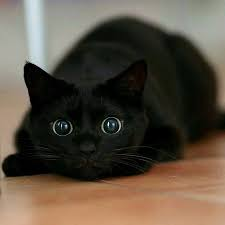
#> input picture image4.jpg, 225 x 225 px
$ python cutimg.py
#> lines starting #> are read from the running program, lines starting #| are printed output that depends on the picture
import cv2

src = cv2.imread('./image4.jpg')
#> src is the input picture: shape (225, 225, 3); mean B, G, R 65.2, 79, 89.9
dst = src[100:200, 100:300]
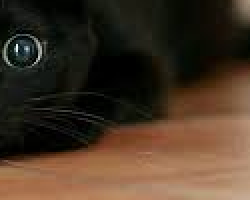
#> dst: shape (100, 125, 3) (shown 2 times larger); mean B, G, R 37.4, 53.3, 70.4
cv2.imshow('image', src)
cv2.imshow('crop', dst)
cv2.waitKey(0)
cv2.destroyAllWindows()

$ run again, with image3.jpg copied over image4.jpg
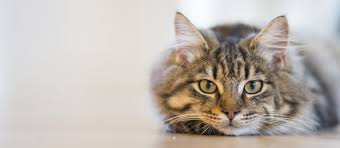
#> input picture image3.jpg, 340 x 148 px
#> src is the input picture: shape (148, 340, 3); mean B, G, R 176.8, 183.3, 190.7
#> `dst = src[100:200, 100:300]`:
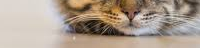
#> dst: shape (48, 200, 3); mean B, G, R 142.6, 157.1, 172.7

$ run again, with image5.jpg copied over image4.jpg
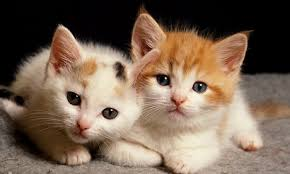
#> input picture image5.jpg, 290 x 174 px
#> src is the input picture: shape (174, 290, 3); mean B, G, R 83.9, 100.7, 120.7
#> `dst = src[100:200, 100:300]`:
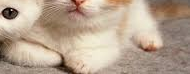
#> dst: shape (74, 190, 3); mean B, G, R 143.5, 162.7, 182.8

$ run again, with image6.jpg copied over image4.jpg
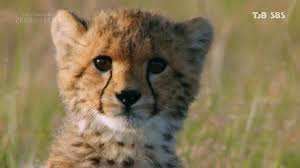
#> input picture image6.jpg, 300 x 168 px
#> src is the input picture: shape (168, 300, 3); mean B, G, R 86.2, 120.4, 137.1
#> `dst = src[100:200, 100:300]`:
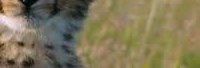
#> dst: shape (68, 200, 3); mean B, G, R 88.7, 119.3, 128.9
